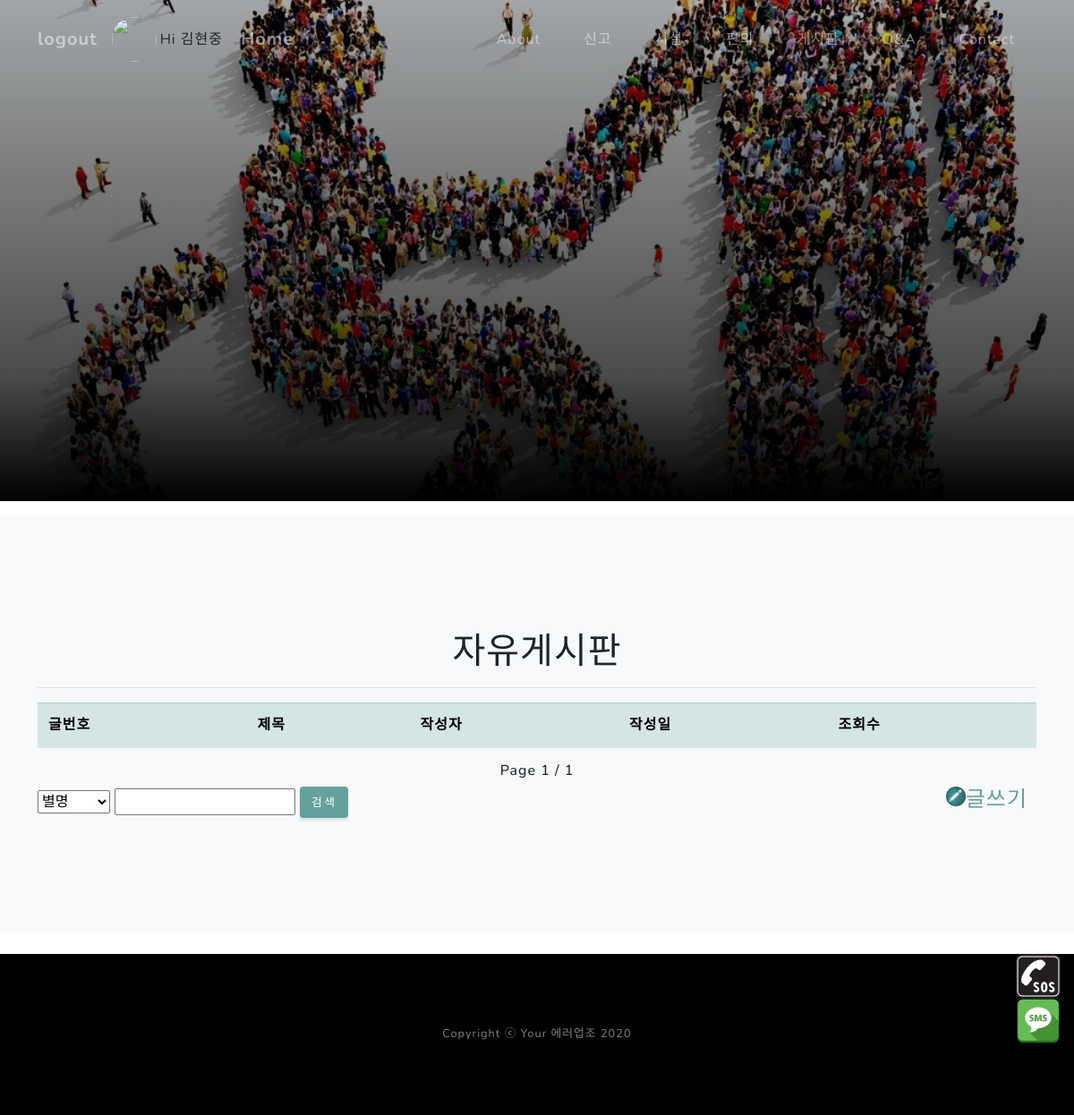
Page /fordisapp/board/ (signed in) on the earlier database version.
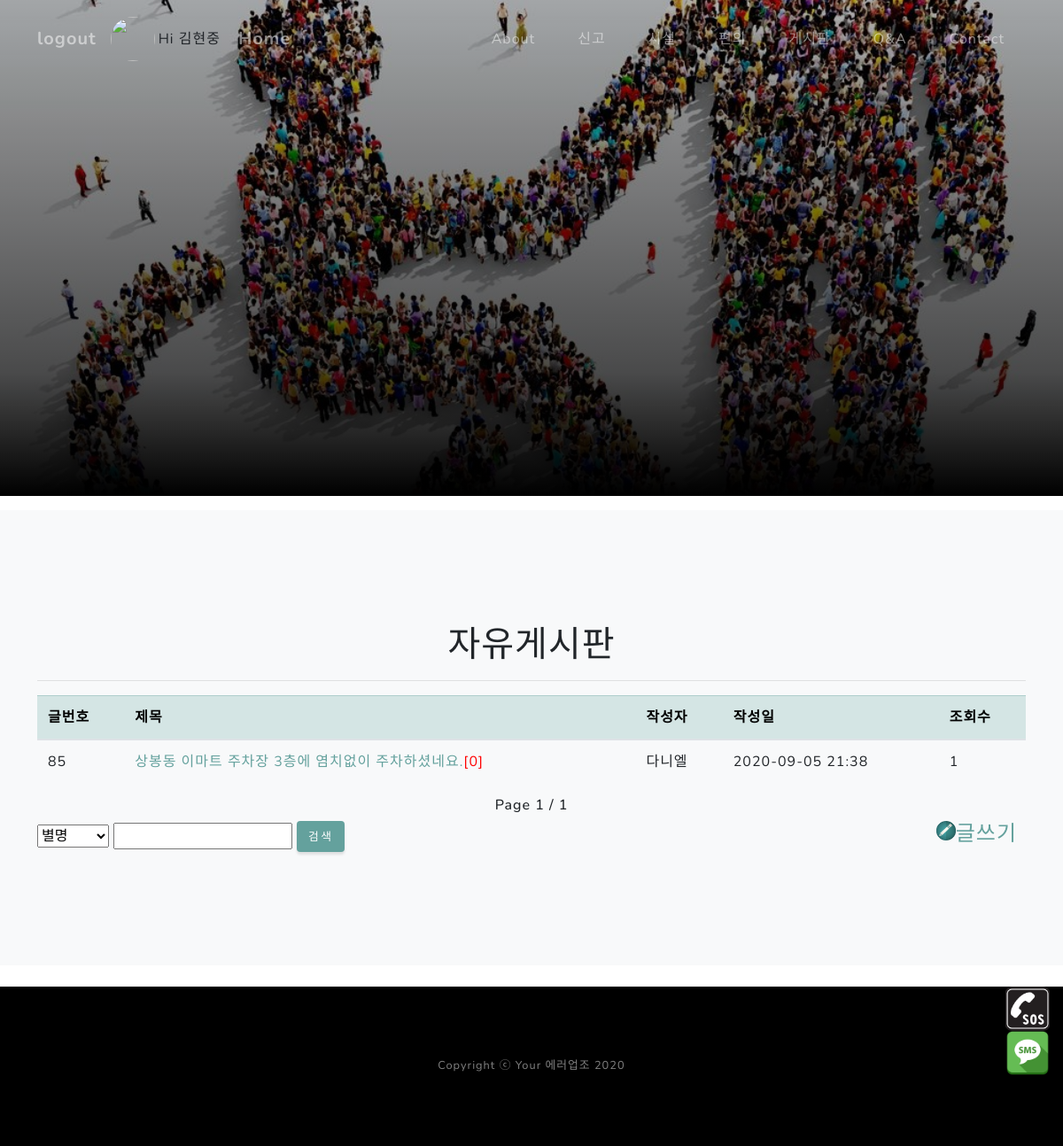
Same page on the later database version.
### fordisapp/models.py (models this page shows)
class Article(models.Model):
    awriter = models.ForeignKey('Users', db_column='userEmail', blank=False, null=False, on_delete=models.CASCADE)
    title = models.CharField(max_length=20)
    content = models.TextField()
    viewcnt = models.IntegerField(null=True)
    boardType = models.CharField(blank=True, null=True,max_length=2)
    reportPhotoId = models.CharField(max_length=100, blank=True, null=True)
    reportPhoto = models.ImageField(blank=True, null=True, upload_to=report_upload_to)
    reportLong = models.CharField(blank=True, null=True, max_length=20)
    reportLati = models.CharField(blank=True, null=True, max_length=20)
    reportAddress = models.TextField(blank=True, null=True,)
    created_at = models.DateTimeField(auto_now_add=True)
    updated_at = models.DateTimeField(auto_now=True)

class Users(models.Model):
    userEmail = models.EmailField(max_length=30, primary_key=True, verbose_name="이메일(아이디)")
    nickName = models.CharField(max_length=12, verbose_name="닉네임")
    password = models.CharField(max_length=12, verbose_name="비밀번호")
    registerDate = models.DateField(auto_now_add=True, verbose_name="가입시간")
    guardianName = models.CharField(blank=True, max_length=12, verbose_name="보호자명")
    guardianCallNum = models.CharField(blank=True, max_length=12, verbose_name="보호자전화번호")
    guardianBasicMsg = models.CharField(blank=True, max_length=100, verbose_name="보호자기본메세지")
    photo = models.FileField(blank=True, upload_to=date_upload_to)

### fordisapp/views.py (the view)
# urls.py: path('board/', views.board, name="board"),
def board(request):
    if logincheck(request)['loginyn']:
        page = request.GET.get('page', 1)
        articles = Article.objects.filter(boardType="B").annotate(cmtcnt=Count("comment__id", distinct=True) + Count("comment__comment2__id", distinct=True)).all().order_by('-id')
        paginator = Paginator(articles, 10)
        nlistpage = paginator.get_page(page)
        context = {'articles': nlistpage}
        context.update(logincheck(request))
        return render(request, 'board.html', context)
    else:
        return render(request, 'login.html', logincheck(request))

### fordisapp/views.py (called while the page is built)
def logincheck(request) :
    context = None
    if 'user' in request.session:
        user = Users.objects.get(userEmail=request.session.get('user'))
        context = {'loginyn':True,
                   'useremail':user.userEmail,
                   'nickname': user.nickName,
                   'photopath': user.photo.url,
                   'guardianName':  user.guardianName,
                   'guardianCallNum': user.guardianCallNum,
                   'guardianBasicMsg': user.guardianBasicMsg
                   }
        return context
    else:
        context = {'loginyn': False}
        return context

### fordisapp/templates/board.html (shortened to what this page needs)
{% extends 'base2.html' %}
{% load static %}
{% block content %}
<section class="projects-section bg-light" id="board">
<div class="container">
  <h1 class="text-center">자유게시판</h1>
  <hr>
<table class="table table-hover">
    <thead>
      <tr class="table-primary" style="color:black">
          <th>글번호</th>
          <th>제목</th>
          <th>작성자</th>
          <th>작성일</th>
          <th>조회수</th>
      </tr>
    </thead>
    <tbody>
  {% for article in articles %}
      <tr id="trid" >
          <td>{{ article.pk }}</td>
          <td><a href="{% url 'detail' 'B' article.pk %}#board">{{ article.title }}</a><span style="color:red">[{{ article.cmtcnt}}]</span></td>
          <td>{{ article.awriter.nickName }}</td>
          <td>{{ article.updated_at | date:'Y-m-d G:i' }}</td>
          <td> {{ article.viewcnt }}</td>
      </tr>
{% endfor %}
    </tbody>
</table>
<h6 class="text-center">
        Page {{articles.number}} / {{ articles.paginator.num_pages}}
</h6>
    <div>
        <div id="searchdiv" style=" display: inline-block">
            <select name="searchtype">
                <option value="search1">별명</option>
            </select>
            <input type="text" name="keyword" required>
            <button class="btn btn-primary" onclick="processSearch() ">검색</button>
        </div>
        <div style="float:right; display: inline-block"><a href="{% url 'create' 'B' %}"><img style="float:left; " width="22" src="/static/assets/img/boardwrite2.png" ><h4 style="float:right; margin-right:10px">글쓰기</h4></a></div>
     </div>
</div>
</section>
{% endblock %}

Differences in the rows shown:
added Article: pk "85", title "상봉동 이마트 주차장 3층에 염치없이 주차하셨네요.", cmtcnt "0", awriter.nickName "다니엘", updated_at "2020-09-05 21:38", viewcnt "1"
